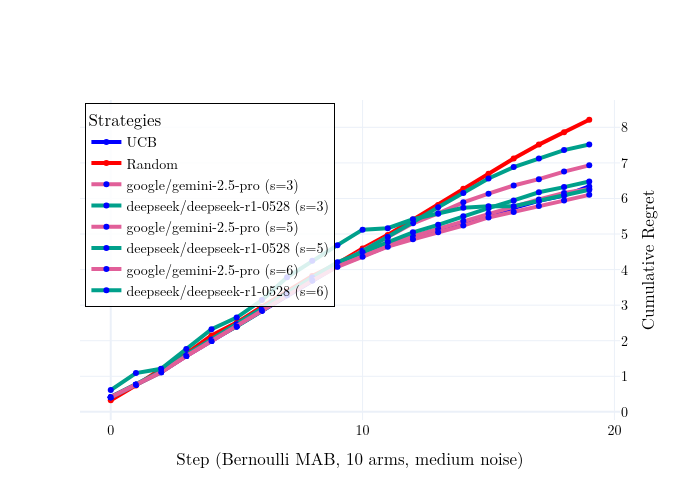

The code cell stored with this chart in its notebook:
### Code cell
fig = go.Figure()

colors = [px.colors.qualitative.Dark24[i] for i in [1, 10, 6, 15, 19]]

latex_font = dict(
    family="Latin Modern Roman, Times New Roman, serif",
    size=14,
    color="black"
)

# x_ucb = list(range(len(ucb_cumulative_regret)))
# x_random = list(range(len(random_cumulative_regret)))

x_ucb = list(range(20))
x_random = list(range(20))

# UCB shaded error region
# fig.add_trace(go.Scatter(
#     x=x_ucb + x_ucb[::-1],
#     y=(ucb_cumulative_regret + ucb_cumulative_sem).tolist() + (ucb_cumulative_regret - ucb_cumulative_sem)[::-1].tolist(),
#     fill='toself',
#     fillcolor='rgba(57,106,177,0.18)',  # blue, low alpha
#     line=dict(color='rgba(255,255,255,0)'),
#     hoverinfo="skip",
#     showlegend=False,
#     name='UCB error'
# ))

# UCB main line
fig.add_trace(go.Scatter(
    x=x_ucb,
    y=ucb_cumulative_regret,
    mode='lines+markers',
    name='UCB',
    line=dict(color='blue', width=4),
    marker=dict(size=6, color='blue')
))

# # Random shaded error region
# fig.add_trace(go.Scatter(
#     x=x_random + x_random[::-1],
#     y=(random_cumulative_regret + random_cumulative_sem).tolist() + (random_cumulative_regret - random_cumulative_sem)[::-1].tolist(),
#     fill='toself',
#     fillcolor='rgba(204,37,41,0.18)',  # red, low alpha
#     line=dict(color='rgba(255,255,255,0)'),
#     hoverinfo="skip",
#     showlegend=False,
#     name='Random error'
# ))

# Random main line
fig.add_trace(go.Scatter(
    x=x_random,
    y=random_cumulative_regret,
    mode='lines+markers',
    name='Random',
    line=dict(color='red', width=4),
    marker=dict(size=6, color='red')
))

for style in styles:
    for mi, model in enumerate(models):
        name = model_ids[mi] + f' (s={style})'
        # shaded error region
        # fig.add_trace(go.Scatter(
        #     x=x_ucb + x_ucb[::-1],
        #     y= (cumulative_regrets[name] + error_bars[name]).tolist() + (cumulative_regrets[name] - error_bars[name])[::-1].tolist(),
        #     fill='toself',
        #     # fillcolor=f'rgba{colors[mi][3:-1]},0.18)',  # use mi index in color with low alpha
        #     # line=dict(color='rgba(255,255,255,0)'),
        #     hoverinfo="skip",
        #     showlegend=False,
        #     # name='UCB error'
        # ))

        # main line
        fig.add_trace(go.Scatter(
            x=x_ucb,
            y= cumulative_regrets[name],
            mode='lines+markers',
            name=name,
            line=dict(color=colors[mi], width=4),
            marker=dict(size=6, color='blue')
        ))


fig.update_layout(
    title='',
    xaxis_title='Step (Bernoulli MAB, 10 arms, medium noise)',
    yaxis_title='Cumulative Regret',
    font=latex_font,
    legend=dict(
        title='Strategies',
        bgcolor='rgba(255,255,255,0.85)',
        bordercolor='black',
        borderwidth=1,
        x=0.01,
        y=0.99,
        xanchor='left',
        yanchor='top'
    ),
    template='plotly_white',
    width=700,
    height=500,
    yaxis=dict(
        title='Cumulative Regret',
        side='right',
        tickmode='linear'
    ),
    xaxis=dict(
        tickmode='linear',
        dtick=10
    )
)
fig.show()

### Figure 1 — Plotly figure (JSON) as saved in the notebook; plotly's stock layout.template omitted (floating-point values rounded to 4 significant figures)
{"data": [{"line": {"color": "blue", "width": 4}, "marker": {"color": "blue", "size": 6}, "mode": "lines+markers", "name": "UCB", "type": "scatter", "x": [0, 1, 2, 3, 4, 5, 6, 7, 8, 9, 10, 11, 12, 13, 14, 15, 16, 17, 18, 19], "y": [0.414, 0.7636, 1.121, 1.571, 1.994, 2.403, 2.851, 3.277, 3.69, 4.101, 4.38, 4.659, 4.883, 5.087, 5.298, 5.532, 5.733, 5.933, 6.081, 6.339, 6.567, 6.757, 7.07, 7.321, 7.54, 7.82, 8.248, 8.747, 9.209, 9.662, 10.06, 10.34, 10.59, 10.87, 11.12, 11.36, 11.59, 11.8, 11.99, 12.23, 12.4, 12.59, 12.82, 12.99, 13.16, 13.31, 13.45, 13.56, 13.7, 13.83]}, {"line": {"color": "red", "width": 4}, "marker": {"color": "red", "size": 6}, "mode": "lines+markers", "name": "Random", "type": "scatter", "x": [0, 1, 2, 3, 4, 5, 6, 7, 8, 9, 10, 11, 12, 13, 14, 15, 16, 17, 18, 19], "y": [0.3263, 0.7445, 1.204, 1.635, 2.149, 2.509, 2.956, 3.384, 3.821, 4.173, 4.596, 4.976, 5.41, 5.819, 6.274, 6.692, 7.124, 7.515, 7.861, 8.213, 8.583, 8.949, 9.375, 9.733, 10.17, 10.55, 11.0, 11.41, 11.81, 12.19, 12.55, 12.97, 13.34, 13.74, 14.19, 14.62, 15.03, 15.4, 15.77, 16.14, 16.54, 17.0, 17.3, 17.68, 18.1, 18.49, 18.86, 19.3, 19.74, 20.16]}, {"line": {"color": "#E15F99", "width": 4}, "marker": {"color": "blue", "size": 6}, "mode": "lines+markers", "name": "google/gemini-2.5-pro (s=3)", "type": "scatter", "x": [0, 1, 2, 3, 4, 5, 6, 7, 8, 9, 10, 11, 12, 13, 14, 15, 16, 17, 18, 19], "y": [0.414, 0.7651, 1.107, 1.572, 1.991, 2.415, 2.867, 3.29, 3.697, 4.118, 4.538, 4.916, 5.303, 5.581, 5.891, 6.135, 6.364, 6.543, 6.756, 6.931]}, {"line": {"color": "#00A08B", "width": 4}, "marker": {"color": "blue", "size": 6}, "mode": "lines+markers", "name": "deepseek/deepseek-r1-0528 (s=3)", "type": "scatter", "x": [0, 1, 2, 3, 4, 5, 6, 7, 8, 9, 10, 11, 12, 13, 14, 15, 16, 17, 18, 19], "y": [0.414, 0.7636, 1.121, 1.58, 2.018, 2.401, 2.833, 3.299, 3.705, 4.089, 4.503, 4.917, 5.331, 5.754, 6.153, 6.562, 6.883, 7.121, 7.36, 7.515]}, {"line": {"color": "#E15F99", "width": 4}, "marker": {"color": "blue", "size": 6}, "mode": "lines+markers", "name": "google/gemini-2.5-pro (s=5)", "type": "scatter", "x": [0, 1, 2, 3, 4, 5, 6, 7, 8, 9, 10, 11, 12, 13, 14, 15, 16, 17, 18, 19], "y": [0.414, 0.7636, 1.121, 1.571, 1.994, 2.403, 2.851, 3.301, 3.714, 4.125, 4.427, 4.712, 4.94, 5.149, 5.365, 5.577, 5.76, 5.973, 6.154, 6.265]}, {"line": {"color": "#00A08B", "width": 4}, "marker": {"color": "blue", "size": 6}, "mode": "lines+markers", "name": "deepseek/deepseek-r1-0528 (s=5)", "type": "scatter", "x": [0, 1, 2, 3, 4, 5, 6, 7, 8, 9, 10, 11, 12, 13, 14, 15, 16, 17, 18, 19], "y": [0.414, 0.7681, 1.137, 1.607, 2.034, 2.46, 2.914, 3.342, 3.777, 4.206, 4.489, 4.782, 5.049, 5.259, 5.502, 5.727, 5.946, 6.173, 6.319, 6.476]}, {"line": {"color": "#E15F99", "width": 4}, "marker": {"color": "blue", "size": 6}, "mode": "lines+markers", "name": "google/gemini-2.5-pro (s=6)", "type": "scatter", "x": [0, 1, 2, 3, 4, 5, 6, 7, 8, 9, 10, 11, 12, 13, 14, 15, 16, 17, 18, 19], "y": [0.414, 0.7636, 1.121, 1.571, 1.994, 2.403, 2.851, 3.277, 3.69, 4.079, 4.363, 4.645, 4.851, 5.048, 5.239, 5.467, 5.617, 5.787, 5.941, 6.102]}, {"line": {"color": "#00A08B", "width": 4}, "marker": {"color": "blue", "size": 6}, "mode": "lines+markers", "name": "deepseek/deepseek-r1-0528 (s=6)", "type": "scatter", "x": [0, 1, 2, 3, 4, 5, 6, 7, 8, 9, 10, 11, 12, 13, 14, 15, 16, 17, 18, 19], "y": [0.613, 1.091, 1.211, 1.769, 2.325, 2.651, 3.143, 3.785, 4.252, 4.686, 5.123, 5.165, 5.415, 5.57, 5.739, 5.781, 5.781, 5.936, 6.092, 6.247]}], "layout": {"font": {"color": "black", "family": "Latin Modern Roman, Times New Roman, serif", "size": 14}, "height": 500, "legend": {"bgcolor": "rgba(255,255,255,0.85)", "bordercolor": "black", "borderwidth": 1, "title": {"text": "Strategies"}, "x": 0.01, "xanchor": "left", "y": 0.99, "yanchor": "top"}, "title": {"text": ""}, "width": 700, "xaxis": {"dtick": 10, "tickmode": "linear", "title": {"text": "Step (Bernoulli MAB, 10 arms, medium noise)"}}, "yaxis": {"side": "right", "tickmode": "linear", "title": {"text": "Cumulative Regret"}}}}
